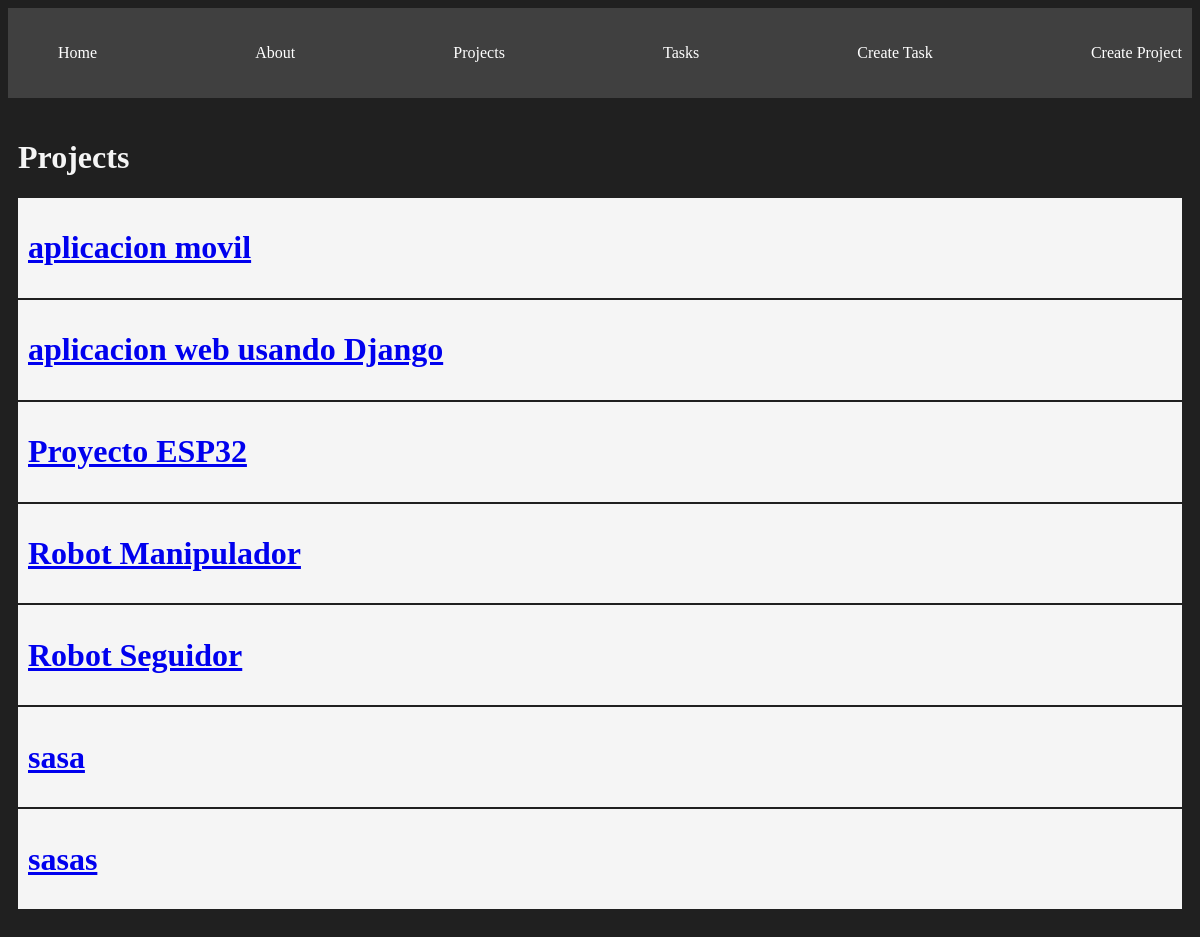
/projects/, run on the app's committed database.
### myapp/models.py (models this page shows)
class Project(models.Model):
    name = models.CharField(max_length=200)

### myapp/views.py (the view)
# urls.py: path('projects/',views.projects, name="projects"),
def projects(request):
    projects = Project.objects.all()
    return render(request, 'projects.html', {
        'projects': projects
    })

### myapp/templates/projects.html
{% extends 'base.html' %}
{% block content %}
<h1>Projects</h1>
{% for project in projects%}
<div class="card">
    <a href="{% url 'project_detail' project.id%}">
        <h1>{{project.name}}</h1>
    </a>
</div>
{% endfor %}
{% endblock  %}

### myapp/static/styles/main.css (style rules this page uses)
body { background: #202020; color: whitesmoke; }
.card { background: whitesmoke; color: black; padding: 10px; margin-bottom: 2px; }

### data on the page
Project: name "aplicacion movil"
Project: name "aplicacion web usando Django"
Project: name "Proyecto ESP32"
Project: name "Robot Manipulador"
Project: name "Robot Seguidor"
Project: name "sasa"
Project: name "sasas"
